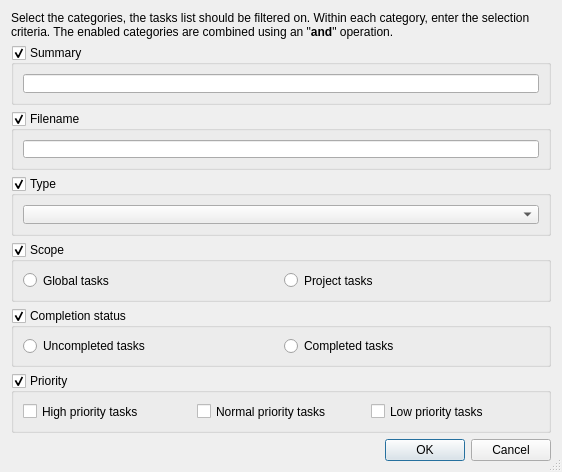
<?xml version="1.0" encoding="UTF-8"?>
<ui version="4.0">
 <class>TaskFilterConfigDialog</class>
 <widget class="QDialog" name="TaskFilterConfigDialog">
  <property name="geometry">
   <rect>
    <x>0</x>
    <y>0</y>
    <width>562</width>
    <height>405</height>
   </rect>
  </property>
  <property name="windowTitle">
   <string>Task filter configuration</string>
  </property>
  <property name="sizeGripEnabled">
   <bool>true</bool>
  </property>
  <layout class="QVBoxLayout" name="verticalLayout_4">
   <item>
    <widget class="QLabel" name="label">
     <property name="text">
      <string>Select the categories, the tasks list should be filtered on. Within each category, enter the selection criteria. The enabled categories are combined using an &quot;&lt;b&gt;and&lt;/b&gt;&quot; operation.</string>
     </property>
     <property name="alignment">
      <set>Qt::AlignLeading|Qt::AlignLeft|Qt::AlignTop</set>
     </property>
     <property name="wordWrap">
      <bool>true</bool>
     </property>
    </widget>
   </item>
   <item>
    <widget class="QGroupBox" name="summaryGroup">
     <property name="focusPolicy">
      <enum>Qt::StrongFocus</enum>
     </property>
     <property name="toolTip">
      <string>Select to filter on the task summary</string>
     </property>
     <property name="title">
      <string>Summary</string>
     </property>
     <property name="checkable">
      <bool>true</bool>
     </property>
     <layout class="QVBoxLayout" name="verticalLayout">
      <item>
       <widget class="QLineEdit" name="summaryEdit">
        <property name="toolTip">
         <string>Enter the summary filter as a regular expression.</string>
        </property>
       </widget>
      </item>
     </layout>
    </widget>
   </item>
   <item>
    <widget class="QGroupBox" name="filenameGroup">
     <property name="focusPolicy">
      <enum>Qt::StrongFocus</enum>
     </property>
     <property name="toolTip">
      <string>Select to filter on the task filename</string>
     </property>
     <property name="title">
      <string>Filename</string>
     </property>
     <property name="checkable">
      <bool>true</bool>
     </property>
     <layout class="QVBoxLayout" name="verticalLayout_2">
      <item>
       <widget class="QLineEdit" name="filenameEdit">
        <property name="toolTip">
         <string>Enter the filename filter as a wildcard expression.</string>
        </property>
       </widget>
      </item>
     </layout>
    </widget>
   </item>
   <item>
    <widget class="QGroupBox" name="typeGroup">
     <property name="focusPolicy">
      <enum>Qt::StrongFocus</enum>
     </property>
     <property name="toolTip">
      <string>Select to filter on the task type</string>
     </property>
     <property name="title">
      <string>Type</string>
     </property>
     <property name="checkable">
      <bool>true</bool>
     </property>
     <layout class="QVBoxLayout" name="verticalLayout_3">
      <item>
       <widget class="QComboBox" name="typeCombo">
        <property name="toolTip">
         <string>Select the task type to be shown</string>
        </property>
       </widget>
      </item>
     </layout>
    </widget>
   </item>
   <item>
    <widget class="QGroupBox" name="scopeGroup">
     <property name="focusPolicy">
      <enum>Qt::StrongFocus</enum>
     </property>
     <property name="toolTip">
      <string>Select to filter on the task scope</string>
     </property>
     <property name="title">
      <string>Scope</string>
     </property>
     <property name="checkable">
      <bool>true</bool>
     </property>
     <layout class="QHBoxLayout" name="horizontalLayout">
      <item>
       <widget class="QRadioButton" name="globalRadioButton">
        <property name="toolTip">
         <string>Select to show global tasks only</string>
        </property>
        <property name="text">
         <string>Global tasks</string>
        </property>
       </widget>
      </item>
      <item>
       <widget class="QRadioButton" name="projectRadioButton">
        <property name="toolTip">
         <string>Select to show project tasks only</string>
        </property>
        <property name="text">
         <string>Project tasks</string>
        </property>
       </widget>
      </item>
     </layout>
    </widget>
   </item>
   <item>
    <widget class="QGroupBox" name="statusGroup">
     <property name="focusPolicy">
      <enum>Qt::StrongFocus</enum>
     </property>
     <property name="toolTip">
      <string>Select to filter on the task completion status</string>
     </property>
     <property name="title">
      <string>Completion status</string>
     </property>
     <property name="checkable">
      <bool>true</bool>
     </property>
     <layout class="QHBoxLayout" name="horizontalLayout_2">
      <item>
       <widget class="QRadioButton" name="uncompletedRadioButton">
        <property name="toolTip">
         <string>Select to show uncompleted tasks only</string>
        </property>
        <property name="text">
         <string>Uncompleted tasks</string>
        </property>
       </widget>
      </item>
      <item>
       <widget class="QRadioButton" name="completedRadioButton">
        <property name="toolTip">
         <string>Select to show completed tasks only</string>
        </property>
        <property name="text">
         <string>Completed tasks</string>
        </property>
       </widget>
      </item>
     </layout>
    </widget>
   </item>
   <item>
    <widget class="QGroupBox" name="priorityGroup">
     <property name="focusPolicy">
      <enum>Qt::StrongFocus</enum>
     </property>
     <property name="toolTip">
      <string>Select to filter on the task priority</string>
     </property>
     <property name="title">
      <string>Priority</string>
     </property>
     <property name="checkable">
      <bool>true</bool>
     </property>
     <layout class="QHBoxLayout" name="horizontalLayout_3">
      <item>
       <widget class="QCheckBox" name="priorityHighCheckBox">
        <property name="toolTip">
         <string>Select to show high priority tasks</string>
        </property>
        <property name="text">
         <string>High priority tasks</string>
        </property>
       </widget>
      </item>
      <item>
       <widget class="QCheckBox" name="priorityNormalCheckBox">
        <property name="toolTip">
         <string>Select to show normal priority tasks</string>
        </property>
        <property name="text">
         <string>Normal priority tasks</string>
        </property>
       </widget>
      </item>
      <item>
       <widget class="QCheckBox" name="priorityLowCheckBox">
        <property name="toolTip">
         <string>Select to show low priority tasks</string>
        </property>
        <property name="text">
         <string>Low priority tasks</string>
        </property>
       </widget>
      </item>
     </layout>
    </widget>
   </item>
   <item>
    <widget class="QDialogButtonBox" name="buttonBox">
     <property name="orientation">
      <enum>Qt::Horizontal</enum>
     </property>
     <property name="standardButtons">
      <set>QDialogButtonBox::Cancel|QDialogButtonBox::Ok</set>
     </property>
    </widget>
   </item>
  </layout>
 </widget>
 <tabstops>
  <tabstop>summaryGroup</tabstop>
  <tabstop>summaryEdit</tabstop>
  <tabstop>filenameGroup</tabstop>
  <tabstop>filenameEdit</tabstop>
  <tabstop>typeGroup</tabstop>
  <tabstop>typeCombo</tabstop>
  <tabstop>scopeGroup</tabstop>
  <tabstop>globalRadioButton</tabstop>
  <tabstop>projectRadioButton</tabstop>
  <tabstop>statusGroup</tabstop>
  <tabstop>uncompletedRadioButton</tabstop>
  <tabstop>completedRadioButton</tabstop>
  <tabstop>priorityGroup</tabstop>
  <tabstop>priorityHighCheckBox</tabstop>
  <tabstop>priorityNormalCheckBox</tabstop>
  <tabstop>priorityLowCheckBox</tabstop>
  <tabstop>buttonBox</tabstop>
 </tabstops>
 <resources/>
 <connections>
  <connection>
   <sender>buttonBox</sender>
   <signal>accepted()</signal>
   <receiver>TaskFilterConfigDialog</receiver>
   <slot>accept()</slot>
   <hints>
    <hint type="sourcelabel">
     <x>46</x>
     <y>425</y>
    </hint>
    <hint type="destinationlabel">
     <x>46</x>
     <y>445</y>
    </hint>
   </hints>
  </connection>
  <connection>
   <sender>buttonBox</sender>
   <signal>rejected()</signal>
   <receiver>TaskFilterConfigDialog</receiver>
   <slot>reject()</slot>
   <hints>
    <hint type="sourcelabel">
     <x>168</x>
     <y>432</y>
    </hint>
    <hint type="destinationlabel">
     <x>168</x>
     <y>452</y>
    </hint>
   </hints>
  </connection>
 </connections>
</ui>
